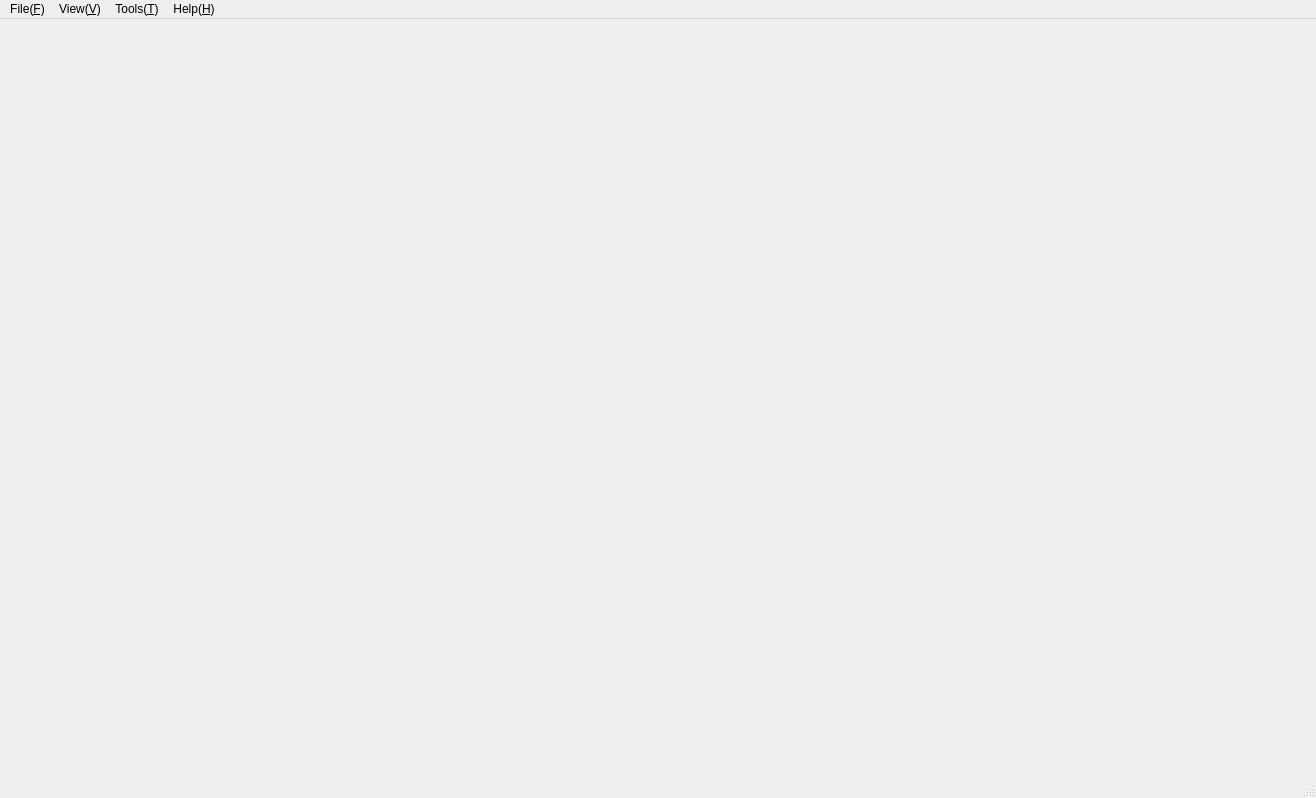
<?xml version="1.0" encoding="UTF-8"?>
<ui version="4.0">
 <class>MainWindow</class>
 <widget class="QMainWindow" name="MainWindow">
  <property name="geometry">
   <rect>
    <x>0</x>
    <y>0</y>
    <width>1316</width>
    <height>798</height>
   </rect>
  </property>
  <property name="windowTitle">
   <string>MainWindow</string>
  </property>
  <widget class="QWidget" name="centralwidget"/>
  <widget class="QMenuBar" name="menubar">
   <property name="geometry">
    <rect>
     <x>0</x>
     <y>0</y>
     <width>1316</width>
     <height>21</height>
    </rect>
   </property>
   <widget class="QMenu" name="menuFile">
    <property name="title">
     <string>File(&amp;F)</string>
    </property>
    <addaction name="actionNew_File"/>
    <addaction name="actionNew_Project"/>
    <addaction name="separator"/>
    <addaction name="actionOpen_File"/>
    <addaction name="actionOpen_Folder"/>
    <addaction name="separator"/>
    <addaction name="actionSave"/>
    <addaction name="actionSave_As"/>
   </widget>
   <widget class="QMenu" name="menuHelp">
    <property name="title">
     <string>View(&amp;V)</string>
    </property>
    <addaction name="actionPin_Table"/>
   </widget>
   <widget class="QMenu" name="menuView">
    <property name="title">
     <string>Help(&amp;H)</string>
    </property>
   </widget>
   <widget class="QMenu" name="menuTools">
    <property name="title">
     <string>Tools(&amp;T)</string>
    </property>
    <addaction name="actionIDE"/>
    <addaction name="actionClock"/>
    <addaction name="actionPins"/>
   </widget>
   <addaction name="menuFile"/>
   <addaction name="menuHelp"/>
   <addaction name="menuTools"/>
   <addaction name="menuView"/>
  </widget>
  <widget class="QStatusBar" name="statusbar"/>
  <action name="actionPin_Table">
   <property name="text">
    <string>Pinmux Table</string>
   </property>
  </action>
  <action name="actionIDE">
   <property name="text">
    <string>IDE</string>
   </property>
  </action>
  <action name="actionClock">
   <property name="text">
    <string>Clock</string>
   </property>
  </action>
  <action name="actionPins">
   <property name="text">
    <string>Pins</string>
   </property>
  </action>
  <action name="actionNew_File">
   <property name="text">
    <string>New File</string>
   </property>
  </action>
  <action name="actionNew_Project">
   <property name="text">
    <string>New Project</string>
   </property>
  </action>
  <action name="actionOpen_File">
   <property name="text">
    <string>Open File</string>
   </property>
  </action>
  <action name="actionOpen_Folder">
   <property name="text">
    <string>Open Folder</string>
   </property>
  </action>
  <action name="actionSave">
   <property name="text">
    <string>Save</string>
   </property>
  </action>
  <action name="actionSave_As">
   <property name="text">
    <string>Save As</string>
   </property>
  </action>
 </widget>
 <resources/>
 <connections/>
</ui>
